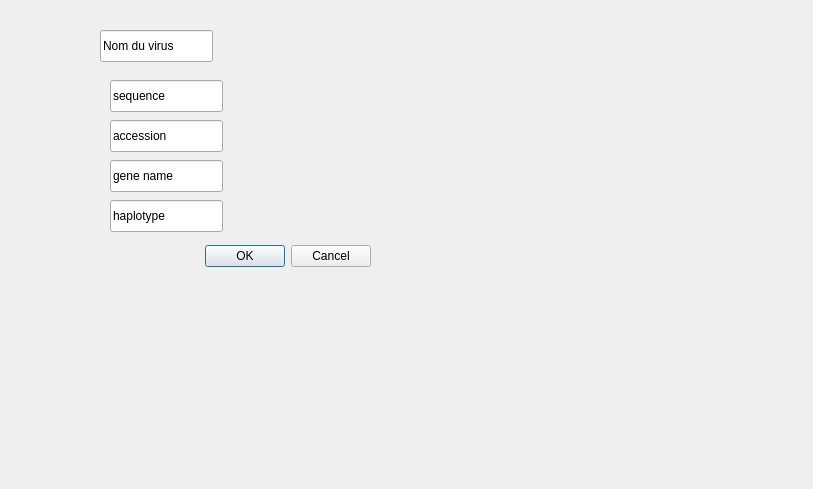
<?xml version="1.0" encoding="UTF-8"?>
<ui version="4.0">
 <class>Dialog</class>
 <widget class="QDialog" name="Dialog">
  <property name="geometry">
   <rect>
    <x>0</x>
    <y>0</y>
    <width>813</width>
    <height>489</height>
   </rect>
  </property>
  <property name="windowTitle">
   <string>Dialog</string>
  </property>
  <widget class="QDialogButtonBox" name="buttonBox">
   <property name="geometry">
    <rect>
     <x>30</x>
     <y>240</y>
     <width>341</width>
     <height>32</height>
    </rect>
   </property>
   <property name="orientation">
    <enum>Qt::Horizontal</enum>
   </property>
   <property name="standardButtons">
    <set>QDialogButtonBox::Cancel|QDialogButtonBox::Ok</set>
   </property>
  </widget>
  <widget class="QLineEdit" name="lineEdit">
   <property name="geometry">
    <rect>
     <x>100</x>
     <y>30</y>
     <width>113</width>
     <height>32</height>
    </rect>
   </property>
   <property name="text">
    <string>Nom du virus</string>
   </property>
  </widget>
  <widget class="QLineEdit" name="lineEdit_3">
   <property name="geometry">
    <rect>
     <x>110</x>
     <y>80</y>
     <width>113</width>
     <height>32</height>
    </rect>
   </property>
   <property name="text">
    <string>sequence</string>
   </property>
  </widget>
  <widget class="QLineEdit" name="lineEdit_2">
   <property name="geometry">
    <rect>
     <x>110</x>
     <y>120</y>
     <width>113</width>
     <height>32</height>
    </rect>
   </property>
   <property name="text">
    <string>accession</string>
   </property>
  </widget>
  <widget class="QLineEdit" name="lineEdit_4">
   <property name="geometry">
    <rect>
     <x>110</x>
     <y>160</y>
     <width>113</width>
     <height>32</height>
    </rect>
   </property>
   <property name="text">
    <string>gene name</string>
   </property>
  </widget>
  <widget class="QLineEdit" name="lineEdit_5">
   <property name="geometry">
    <rect>
     <x>110</x>
     <y>200</y>
     <width>113</width>
     <height>32</height>
    </rect>
   </property>
   <property name="text">
    <string>haplotype</string>
   </property>
  </widget>
 </widget>
 <resources/>
 <connections>
  <connection>
   <sender>buttonBox</sender>
   <signal>accepted()</signal>
   <receiver>Dialog</receiver>
   <slot>accept()</slot>
   <hints>
    <hint type="sourcelabel">
     <x>248</x>
     <y>254</y>
    </hint>
    <hint type="destinationlabel">
     <x>157</x>
     <y>274</y>
    </hint>
   </hints>
  </connection>
  <connection>
   <sender>buttonBox</sender>
   <signal>rejected()</signal>
   <receiver>Dialog</receiver>
   <slot>reject()</slot>
   <hints>
    <hint type="sourcelabel">
     <x>316</x>
     <y>260</y>
    </hint>
    <hint type="destinationlabel">
     <x>286</x>
     <y>274</y>
    </hint>
   </hints>
  </connection>
 </connections>
</ui>
